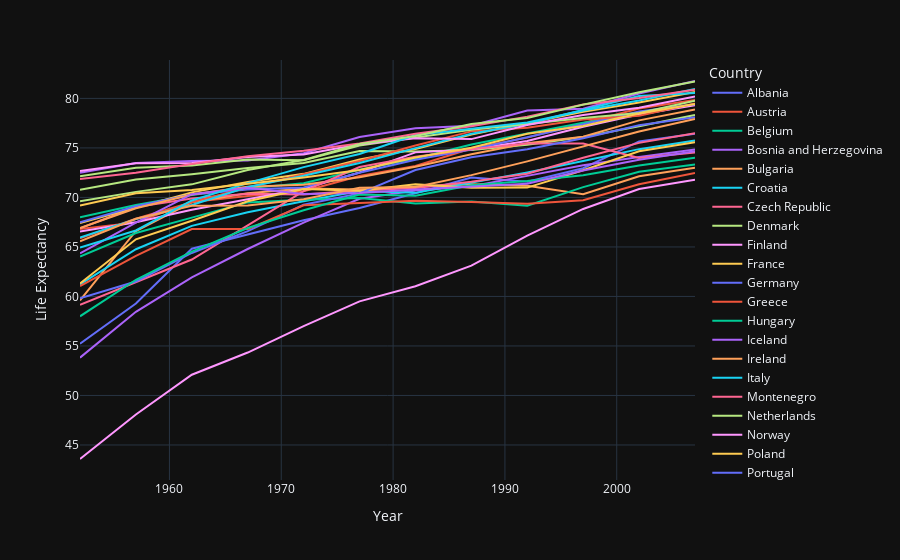

Source (notebook cell):
### Code cell
fig = px.line(
    data_frame=europe,
    x='Year', y='Life Expectancy', color='Country'
)

fig.show()

### Figure 1 — Plotly figure (JSON) as saved in the notebook; plotly's stock layout.template omitted (floating-point values rounded to 4 significant figures)
{"data": [{"hovertemplate": "Country=Albania<br>Year=%{x}<br>Life Expectancy=%{y}<extra></extra>", "legendgroup": "Albania", "line": {"color": "#636efa", "dash": "solid"}, "marker": {"symbol": "circle"}, "mode": "lines", "name": "Albania", "orientation": "v", "showlegend": true, "x": [1952, 1957, 1962, 1967, 1972, 1977, 1982, 1987, 1992, 1997, 2002, 2007], "xaxis": "x", "y": [55.23, 59.28, 64.82, 66.22, 67.69, 68.93, 70.42, 72.0, 71.58, 72.95, 75.65, 76.42], "yaxis": "y", "type": "scatter"}, {"hovertemplate": "Country=Austria<br>Year=%{x}<br>Life Expectancy=%{y}<extra></extra>", "legendgroup": "Austria", "line": {"color": "#EF553B", "dash": "solid"}, "marker": {"symbol": "circle"}, "mode": "lines", "name": "Austria", "orientation": "v", "showlegend": true, "x": [1952, 1957, 1962, 1967, 1972, 1977, 1982, 1987, 1992, 1997, 2002, 2007], "xaxis": "x", "y": [66.8, 67.48, 69.54, 70.14, 70.63, 72.17, 73.18, 74.94, 76.04, 77.51, 78.98, 79.83], "yaxis": "y", "type": "scatter"}, {"hovertemplate": "Country=Belgium<br>Year=%{x}<br>Life Expectancy=%{y}<extra></extra>", "legendgroup": "Belgium", "line": {"color": "#00cc96", "dash": "solid"}, "marker": {"symbol": "circle"}, "mode": "lines", "name": "Belgium", "orientation": "v", "showlegend": true, "x": [1952, 1957, 1962, 1967, 1972, 1977, 1982, 1987, 1992, 1997, 2002, 2007], "xaxis": "x", "y": [68.0, 69.24, 70.25, 70.94, 71.44, 72.8, 73.93, 75.35, 76.46, 77.53, 78.32, 79.44], "yaxis": "y", "type": "scatter"}, {"hovertemplate": "Country=Bosnia and Herzegovina<br>Year=%{x}<br>Life Expectancy=%{y}<extra></extra>", "legendgroup": "Bosnia and Herzegovina", "line": {"color": "#ab63fa", "dash": "solid"}, "marker": {"symbol": "circle"}, "mode": "lines", "name": "Bosnia and Herzegovina", "orientation": "v", "showlegend": true, "x": [1952, 1957, 1962, 1967, 1972, 1977, 1982, 1987, 1992, 1997, 2002, 2007], "xaxis": "x", "y": [53.82, 58.45, 61.93, 64.79, 67.45, 69.86, 70.69, 71.14, 72.18, 73.24, 74.09, 74.85], "yaxis": "y", "type": "scatter"}, {"hovertemplate": "Country=Bulgaria<br>Year=%{x}<br>Life Expectancy=%{y}<extra></extra>", "legendgroup": "Bulgaria", "line": {"color": "#FFA15A", "dash": "solid"}, "marker": {"symbol": "circle"}, "mode": "lines", "name": "Bulgaria", "orientation": "v", "showlegend": true, "x": [1952, 1957, 1962, 1967, 1972, 1977, 1982, 1987, 1992, 1997, 2002, 2007], "xaxis": "x", "y": [59.6, 66.61, 69.51, 70.42, 70.9, 70.81, 71.08, 71.34, 71.19, 70.32, 72.14, 73.0], "yaxis": "y", "type": "scatter"}, {"hovertemplate": "Country=Croatia<br>Year=%{x}<br>Life Expectancy=%{y}<extra></extra>", "legendgroup": "Croatia", "line": {"color": "#19d3f3", "dash": "solid"}, "marker": {"symbol": "circle"}, "mode": "lines", "name": "Croatia", "orientation": "v", "showlegend": true, "x": [1952, 1957, 1962, 1967, 1972, 1977, 1982, 1987, 1992, 1997, 2002, 2007], "xaxis": "x", "y": [61.21, 64.77, 67.13, 68.5, 69.61, 70.64, 70.46, 71.52, 72.53, 73.68, 74.88, 75.75], "yaxis": "y", "type": "scatter"}, {"hovertemplate": "Country=Czech Republic<br>Year=%{x}<br>Life Expectancy=%{y}<extra></extra>", "legendgroup": "Czech Republic", "line": {"color": "#FF6692", "dash": "solid"}, "marker": {"symbol": "circle"}, "mode": "lines", "name": "Czech Republic", "orientation": "v", "showlegend": true, "x": [1952, 1957, 1962, 1967, 1972, 1977, 1982, 1987, 1992, 1997, 2002, 2007], "xaxis": "x", "y": [66.87, 69.03, 69.9, 70.38, 70.29, 70.71, 70.96, 71.58, 72.4, 74.01, 75.51, 76.49], "yaxis": "y", "type": "scatter"}, {"hovertemplate": "Country=Denmark<br>Year=%{x}<br>Life Expectancy=%{y}<extra></extra>", "legendgroup": "Denmark", "line": {"color": "#B6E880", "dash": "solid"}, "marker": {"symbol": "circle"}, "mode": "lines", "name": "Denmark", "orientation": "v", "showlegend": true, "x": [1952, 1957, 1962, 1967, 1972, 1977, 1982, 1987, 1992, 1997, 2002, 2007], "xaxis": "x", "y": [70.78, 71.81, 72.35, 72.96, 73.47, 74.69, 74.63, 74.8, 75.33, 76.11, 77.18, 78.33], "yaxis": "y", "type": "scatter"}, {"hovertemplate": "Country=Finland<br>Year=%{x}<br>Life Expectancy=%{y}<extra></extra>", "legendgroup": "Finland", "line": {"color": "#FF97FF", "dash": "solid"}, "marker": {"symbol": "circle"}, "mode": "lines", "name": "Finland", "orientation": "v", "showlegend": true, "x": [1952, 1957, 1962, 1967, 1972, 1977, 1982, 1987, 1992, 1997, 2002, 2007], "xaxis": "x", "y": [66.55, 67.49, 68.75, 69.83, 70.87, 72.52, 74.55, 74.83, 75.7, 77.13, 78.37, 79.31], "yaxis": "y", "type": "scatter"}, {"hovertemplate": "Country=France<br>Year=%{x}<br>Life Expectancy=%{y}<extra></extra>", "legendgroup": "France", "line": {"color": "#FECB52", "dash": "solid"}, "marker": {"symbol": "circle"}, "mode": "lines", "name": "France", "orientation": "v", "showlegend": true, "x": [1952, 1957, 1962, 1967, 1972, 1977, 1982, 1987, 1992, 1997, 2002, 2007], "xaxis": "x", "y": [67.41, 68.93, 70.51, 71.55, 72.38, 73.83, 74.89, 76.34, 77.46, 78.64, 79.59, 80.66], "yaxis": "y", "type": "scatter"}, {"hovertemplate": "Country=Germany<br>Year=%{x}<br>Life Expectancy=%{y}<extra></extra>", "legendgroup": "Germany", "line": {"color": "#636efa", "dash": "solid"}, "marker": {"symbol": "circle"}, "mode": "lines", "name": "Germany", "orientation": "v", "showlegend": true, "x": [1952, 1957, 1962, 1967, 1972, 1977, 1982, 1987, 1992, 1997, 2002, 2007], "xaxis": "x", "y": [67.5, 69.1, 70.3, 70.8, 71.0, 72.5, 73.8, 74.85, 76.07, 77.34, 78.67, 79.41], "yaxis": "y", "type": "scatter"}, {"hovertemplate": "Country=Greece<br>Year=%{x}<br>Life Expectancy=%{y}<extra></extra>", "legendgroup": "Greece", "line": {"color": "#EF553B", "dash": "solid"}, "marker": {"symbol": "circle"}, "mode": "lines", "name": "Greece", "orientation": "v", "showlegend": true, "x": [1952, 1957, 1962, 1967, 1972, 1977, 1982, 1987, 1992, 1997, 2002, 2007], "xaxis": "x", "y": [65.86, 67.86, 69.51, 71.0, 72.34, 73.68, 75.24, 76.67, 77.03, 77.87, 78.26, 79.48], "yaxis": "y", "type": "scatter"}, {"hovertemplate": "Country=Hungary<br>Year=%{x}<br>Life Expectancy=%{y}<extra></extra>", "legendgroup": "Hungary", "line": {"color": "#00cc96", "dash": "solid"}, "marker": {"symbol": "circle"}, "mode": "lines", "name": "Hungary", "orientation": "v", "showlegend": true, "x": [1952, 1957, 1962, 1967, 1972, 1977, 1982, 1987, 1992, 1997, 2002, 2007], "xaxis": "x", "y": [64.03, 66.41, 67.96, 69.5, 69.76, 69.95, 69.39, 69.58, 69.17, 71.04, 72.59, 73.34], "yaxis": "y", "type": "scatter"}, {"hovertemplate": "Country=Iceland<br>Year=%{x}<br>Life Expectancy=%{y}<extra></extra>", "legendgroup": "Iceland", "line": {"color": "#ab63fa", "dash": "solid"}, "marker": {"symbol": "circle"}, "mode": "lines", "name": "Iceland", "orientation": "v", "showlegend": true, "x": [1952, 1957, 1962, 1967, 1972, 1977, 1982, 1987, 1992, 1997, 2002, 2007], "xaxis": "x", "y": [72.49, 73.47, 73.68, 73.73, 74.46, 76.11, 76.99, 77.23, 78.77, 78.95, 80.5, 81.76], "yaxis": "y", "type": "scatter"}, {"hovertemplate": "Country=Ireland<br>Year=%{x}<br>Life Expectancy=%{y}<extra></extra>", "legendgroup": "Ireland", "line": {"color": "#FFA15A", "dash": "solid"}, "marker": {"symbol": "circle"}, "mode": "lines", "name": "Ireland", "orientation": "v", "showlegend": true, "x": [1952, 1957, 1962, 1967, 1972, 1977, 1982, 1987, 1992, 1997, 2002, 2007], "xaxis": "x", "y": [66.91, 68.9, 70.29, 71.08, 71.28, 72.03, 73.1, 74.36, 75.47, 76.12, 77.78, 78.89], "yaxis": "y", "type": "scatter"}, {"hovertemplate": "Country=Italy<br>Year=%{x}<br>Life Expectancy=%{y}<extra></extra>", "legendgroup": "Italy", "line": {"color": "#19d3f3", "dash": "solid"}, "marker": {"symbol": "circle"}, "mode": "lines", "name": "Italy", "orientation": "v", "showlegend": true, "x": [1952, 1957, 1962, 1967, 1972, 1977, 1982, 1987, 1992, 1997, 2002, 2007], "xaxis": "x", "y": [65.94, 67.81, 69.24, 71.06, 72.19, 73.48, 74.98, 76.42, 77.44, 78.82, 80.24, 80.55], "yaxis": "y", "type": "scatter"}, {"hovertemplate": "Country=Montenegro<br>Year=%{x}<br>Life Expectancy=%{y}<extra></extra>", "legendgroup": "Montenegro", "line": {"color": "#FF6692", "dash": "solid"}, "marker": {"symbol": "circle"}, "mode": "lines", "name": "Montenegro", "orientation": "v", "showlegend": true, "x": [1952, 1957, 1962, 1967, 1972, 1977, 1982, 1987, 1992, 1997, 2002, 2007], "xaxis": "x", "y": [59.16, 61.45, 63.73, 67.18, 70.64, 73.07, 74.1, 74.86, 75.44, 75.44, 73.98, 74.54], "yaxis": "y", "type": "scatter"}, {"hovertemplate": "Country=Netherlands<br>Year=%{x}<br>Life Expectancy=%{y}<extra></extra>", "legendgroup": "Netherlands", "line": {"color": "#B6E880", "dash": "solid"}, "marker": {"symbol": "circle"}, "mode": "lines", "name": "Netherlands", "orientation": "v", "showlegend": true, "x": [1952, 1957, 1962, 1967, 1972, 1977, 1982, 1987, 1992, 1997, 2002, 2007], "xaxis": "x", "y": [72.13, 72.99, 73.23, 73.82, 73.75, 75.24, 76.05, 76.83, 77.42, 78.03, 78.53, 79.76], "yaxis": "y", "type": "scatter"}, {"hovertemplate": "Country=Norway<br>Year=%{x}<br>Life Expectancy=%{y}<extra></extra>", "legendgroup": "Norway", "line": {"color": "#FF97FF", "dash": "solid"}, "marker": {"symbol": "circle"}, "mode": "lines", "name": "Norway", "orientation": "v", "showlegend": true, "x": [1952, 1957, 1962, 1967, 1972, 1977, 1982, 1987, 1992, 1997, 2002, 2007], "xaxis": "x", "y": [72.67, 73.44, 73.47, 74.08, 74.34, 75.37, 75.97, 75.89, 77.32, 78.32, 79.05, 80.2], "yaxis": "y", "type": "scatter"}, {"hovertemplate": "Country=Poland<br>Year=%{x}<br>Life Expectancy=%{y}<extra></extra>", "legendgroup": "Poland", "line": {"color": "#FECB52", "dash": "solid"}, "marker": {"symbol": "circle"}, "mode": "lines", "name": "Poland", "orientation": "v", "showlegend": true, "x": [1952, 1957, 1962, 1967, 1972, 1977, 1982, 1987, 1992, 1997, 2002, 2007], "xaxis": "x", "y": [61.31, 65.77, 67.64, 69.61, 70.85, 70.67, 71.32, 70.98, 70.99, 72.75, 74.67, 75.56], "yaxis": "y", "type": "scatter"}, {"hovertemplate": "Country=Portugal<br>Year=%{x}<br>Life Expectancy=%{y}<extra></extra>", "legendgroup": "Portugal", "line": {"color": "#636efa", "dash": "solid"}, "marker": {"symbol": "circle"}, "mode": "lines", "name": "Portugal", "orientation": "v", "showlegend": true, "x": [1952, 1957, 1962, 1967, 1972, 1977, 1982, 1987, 1992, 1997, 2002, 2007], "xaxis": "x", "y": [59.82, 61.51, 64.39, 66.6, 69.26, 70.41, 72.77, 74.06, 74.86, 75.97, 77.29, 78.1], "yaxis": "y", "type": "scatter"}, {"hovertemplate": "Country=Romania<br>Year=%{x}<br>Life Expectancy=%{y}<extra></extra>", "legendgroup": "Romania", "line": {"color": "#EF553B", "dash": "solid"}, "marker": {"symbol": "circle"}, "mode": "lines", "name": "Romania", "orientation": "v", "showlegend": true, "x": [1952, 1957, 1962, 1967, 1972, 1977, 1982, 1987, 1992, 1997, 2002, 2007], "xaxis": "x", "y": [61.05, 64.1, 66.8, 66.8, 69.21, 69.46, 69.66, 69.53, 69.36, 69.72, 71.32, 72.48], "yaxis": "y", "type": "scatter"}, {"hovertemplate": "Country=Serbia<br>Year=%{x}<br>Life Expectancy=%{y}<extra></extra>", "legendgroup": "Serbia", "line": {"color": "#00cc96", "dash": "solid"}, "marker": {"symbol": "circle"}, "mode": "lines", "name": "Serbia", "orientation": "v", "showlegend": true, "x": [1952, 1957, 1962, 1967, 1972, 1977, 1982, 1987, 1992, 1997, 2002, 2007], "xaxis": "x", "y": [58.0, 61.69, 64.53, 66.91, 68.7, 70.3, 70.16, 71.22, 71.66, 72.23, 73.21, 74.0], "yaxis": "y", "type": "scatter"}, {"hovertemplate": "Country=Slovak Republic<br>Year=%{x}<br>Life Expectancy=%{y}<extra></extra>", "legendgroup": "Slovak Republic", "line": {"color": "#ab63fa", "dash": "solid"}, "marker": {"symbol": "circle"}, "mode": "lines", "name": "Slovak Republic", "orientation": "v", "showlegend": true, "x": [1952, 1957, 1962, 1967, 1972, 1977, 1982, 1987, 1992, 1997, 2002, 2007], "xaxis": "x", "y": [64.36, 67.45, 70.33, 70.98, 70.35, 70.45, 70.8, 71.08, 71.38, 72.71, 73.8, 74.66], "yaxis": "y", "type": "scatter"}, {"hovertemplate": "Country=Slovenia<br>Year=%{x}<br>Life Expectancy=%{y}<extra></extra>", "legendgroup": "Slovenia", "line": {"color": "#FFA15A", "dash": "solid"}, "marker": {"symbol": "circle"}, "mode": "lines", "name": "Slovenia", "orientation": "v", "showlegend": true, "x": [1952, 1957, 1962, 1967, 1972, 1977, 1982, 1987, 1992, 1997, 2002, 2007], "xaxis": "x", "y": [65.57, 67.85, 69.15, 69.18, 69.82, 70.97, 71.06, 72.25, 73.64, 75.13, 76.66, 77.93], "yaxis": "y", "type": "scatter"}, {"hovertemplate": "Country=Spain<br>Year=%{x}<br>Life Expectancy=%{y}<extra></extra>", "legendgroup": "Spain", "line": {"color": "#19d3f3", "dash": "solid"}, "marker": {"symbol": "circle"}, "mode": "lines", "name": "Spain", "orientation": "v", "showlegend": true, "x": [1952, 1957, 1962, 1967, 1972, 1977, 1982, 1987, 1992, 1997, 2002, 2007], "xaxis": "x", "y": [64.94, 66.66, 69.69, 71.44, 73.06, 74.39, 76.3, 76.9, 77.57, 78.77, 79.78, 80.94], "yaxis": "y", "type": "scatter"}, {"hovertemplate": "Country=Sweden<br>Year=%{x}<br>Life Expectancy=%{y}<extra></extra>", "legendgroup": "Sweden", "line": {"color": "#FF6692", "dash": "solid"}, "marker": {"symbol": "circle"}, "mode": "lines", "name": "Sweden", "orientation": "v", "showlegend": true, "x": [1952, 1957, 1962, 1967, 1972, 1977, 1982, 1987, 1992, 1997, 2002, 2007], "xaxis": "x", "y": [71.86, 72.49, 73.37, 74.16, 74.72, 75.44, 76.42, 77.19, 78.16, 79.39, 80.04, 80.88], "yaxis": "y", "type": "scatter"}, {"hovertemplate": "Country=Switzerland<br>Year=%{x}<br>Life Expectancy=%{y}<extra></extra>", "legendgroup": "Switzerland", "line": {"color": "#B6E880", "dash": "solid"}, "marker": {"symbol": "circle"}, "mode": "lines", "name": "Switzerland", "orientation": "v", "showlegend": true, "x": [1952, 1957, 1962, 1967, 1972, 1977, 1982, 1987, 1992, 1997, 2002, 2007], "xaxis": "x", "y": [69.62, 70.56, 71.32, 72.77, 73.78, 75.39, 76.21, 77.41, 78.03, 79.37, 80.62, 81.7], "yaxis": "y", "type": "scatter"}, {"hovertemplate": "Country=Turkey<br>Year=%{x}<br>Life Expectancy=%{y}<extra></extra>", "legendgroup": "Turkey", "line": {"color": "#FF97FF", "dash": "solid"}, "marker": {"symbol": "circle"}, "mode": "lines", "name": "Turkey", "orientation": "v", "showlegend": true, "x": [1952, 1957, 1962, 1967, 1972, 1977, 1982, 1987, 1992, 1997, 2002, 2007], "xaxis": "x", "y": [43.59, 48.08, 52.1, 54.34, 57.01, 59.51, 61.04, 63.11, 66.15, 68.83, 70.84, 71.78], "yaxis": "y", "type": "scatter"}, {"hovertemplate": "Country=United Kingdom<br>Year=%{x}<br>Life Expectancy=%{y}<extra></extra>", "legendgroup": "United Kingdom", "line": {"color": "#FECB52", "dash": "solid"}, "marker": {"symbol": "circle"}, "mode": "lines", "name": "United Kingdom", "orientation": "v", "showlegend": true, "x": [1952, 1957, 1962, 1967, 1972, 1977, 1982, 1987, 1992, 1997, 2002, 2007], "xaxis": "x", "y": [69.18, 70.42, 70.76, 71.36, 72.01, 72.76, 74.04, 75.01, 76.42, 77.22, 78.47, 79.42], "yaxis": "y", "type": "scatter"}], "layout": {"xaxis": {"anchor": "y", "domain": [0.0, 1.0], "title": {"text": "Year"}}, "yaxis": {"anchor": "x", "domain": [0.0, 1.0], "title": {"text": "Life Expectancy"}}, "legend": {"title": {"text": "Country"}, "tracegroupgap": 0}, "margin": {"t": 60}}}
